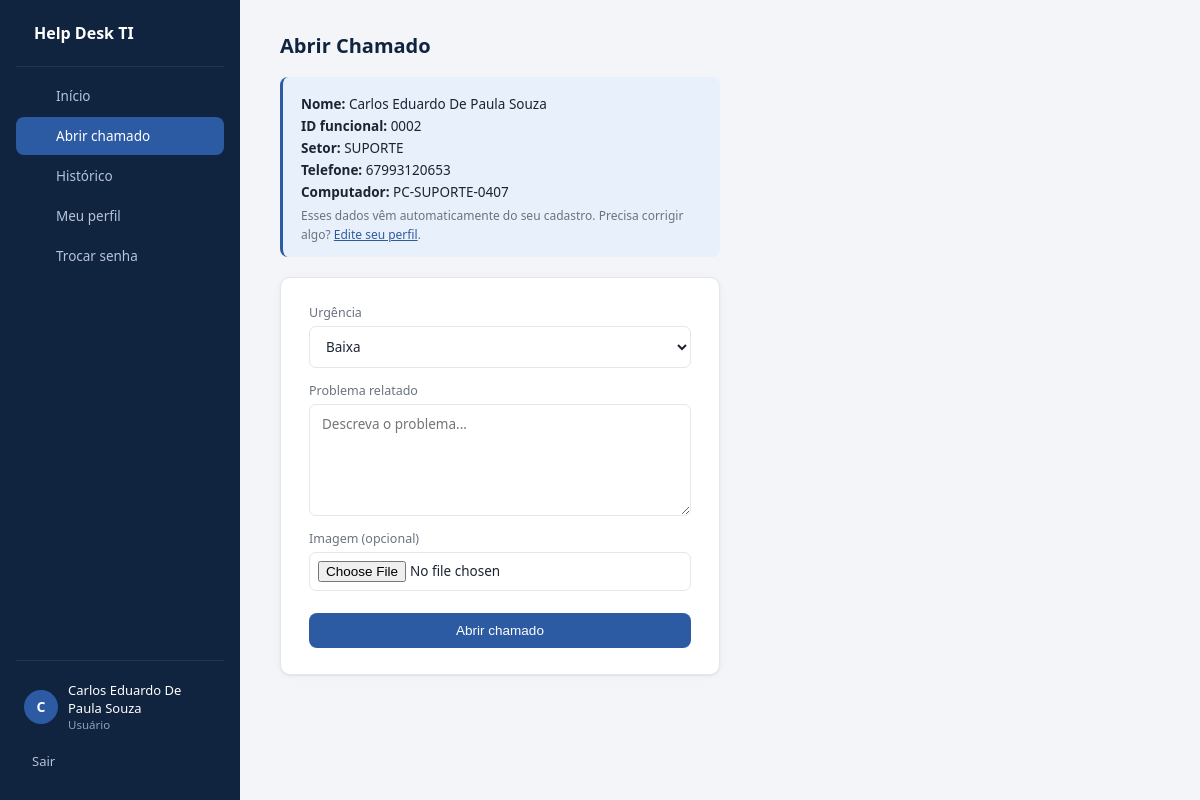
The page /chamados/novo (signed in) on the database its author committed.
### tables this page shows
CREATE TABLE usuarios (
            id INTEGER PRIMARY KEY AUTOINCREMENT,
            nome TEXT NOT NULL,
            id_funcional TEXT NOT NULL UNIQUE,
            computador TEXT,
            setor TEXT NOT NULL,
            senha_hash TEXT NOT NULL,
            senha_provisoria INTEGER NOT NULL DEFAULT 1,
            telefone TEXT,
            login_rede TEXT NOT NULL UNIQUE,
            is_admin INTEGER NOT NULL DEFAULT 0
        );

### app.py (the view, shortened to what this page needs)
@app.route("/chamados/novo", methods=["GET", "POST"])
@login_requerido
def novo_chamado():
    conn = get_conn()
    usuario = conn.execute(
        "SELECT * FROM usuarios WHERE id = ?", (session["usuario_id"],)
    ).fetchone()
    conn.close()
    return render_template("form_chamado.html", usuario=usuario)

### app.py (called while the page is built)
def get_conn():
    conn = sqlite3.connect(DB_PATH)
    conn.row_factory = sqlite3.Row
    return conn

def login_requerido(f):
    @wraps(f)
    def wrapper(*args, **kwargs):
        if "usuario_id" not in session:
            flash("Faça login para continuar.")
            return redirect(url_for("login"))
        conn = get_conn()
        usuario_existe = conn.execute(
            "SELECT 1 FROM usuarios WHERE id = ?", (session["usuario_id"],)
        ).fetchone()
        conn.close()
        if usuario_existe is None:
            session.clear()
            flash("Sua sessão expirou ou o usuário não existe mais. Faça login novamente.")
            return redirect(url_for("login"))
        return f(*args, **kwargs)
    return wrapper

### templates/form_chamado.html (shortened to what this page needs)
{% extends "base.html" %}
{% block content %}
    <h2>Abrir Chamado</h2>
    <div class="dados-auto">
        <p><strong>Nome:</strong> {{ usuario['nome'] }}</p>
        <p><strong>ID funcional:</strong> {{ usuario['id_funcional'] }}</p>
        <p><strong>Setor:</strong> {{ usuario['setor'] }}</p>
        <p><strong>Telefone:</strong> {{ usuario['telefone'] }}</p>
        <p><strong>Computador:</strong> {{ usuario['computador'] }}</p>
        <small>Esses dados vêm automaticamente do seu cadastro. Precisa corrigir algo? <a href="{{ url_for('perfil') }}">Edite seu perfil</a>.</small>
    </div>
    <form method="POST" enctype="multipart/form-data">
        <label>Urgência</label>
        <select name="urgencia" required>
            <option value="Baixa">Baixa</option>
        </select>
        <label>Problema relatado</label>
        <textarea name="problema" rows="5" required placeholder="Descreva o problema..."></textarea>
        <label>Imagem (opcional)</label>
        <input type="file" name="imagem" accept="image/*">
        <button type="submit">Abrir chamado</button>
    </form>
{% endblock %}

### templates/base.html (shortened to what this page needs)
<!DOCTYPE html>
<html lang="pt-br">
<head>
    <link rel="stylesheet" href="{{ url_for('static', filename='style.css') }}">
    <link rel="stylesheet" href="https://cdnjs.cloudflare.com/ajax/libs/tabler-icons/2.44.0/iconfont/tabler-icons.min.css">
</head>
<body>
    {% if session.get('usuario_id') %}
    <div class="layout">
        <aside class="sidebar">
            <div class="marca">
                <span>Help Desk TI</span>
            </div>
            <nav>
                <a href="{{ url_for('dashboard') }}" class="{{ 'ativo' if request.endpoint == 'dashboard' }}">Início</a>
                <a href="{{ url_for('novo_chamado') }}" class="{{ 'ativo' if request.endpoint == 'novo_chamado' }}">Abrir chamado</a>
                <a href="{{ url_for('historico') }}" class="{{ 'ativo' if request.endpoint == 'historico' }}">Histórico</a>
                <a href="{{ url_for('perfil') }}" class="{{ 'ativo' if request.endpoint == 'perfil' }}">Meu perfil</a>
                <a href="{{ url_for('trocar_senha') }}" class="{{ 'ativo' if request.endpoint == 'trocar_senha' }}">Trocar senha</a>
            </nav>
            <div class="sidebar-rodape">
                <div class="usuario-card">
                    <div class="avatar">{{ session.get('nome', '?')[0]|upper }}</div>
                    <div>
                        <div class="usuario-nome">{{ session.get('nome') }}</div>
                        <div class="usuario-papel">{{ 'Administrador' if session.get('is_admin') else 'Usuário' }}</div>
                    </div>
                </div>
                <a href="{{ url_for('logout') }}" class="sair">Sair</a>
            </div>
        </aside>
        <main>
            {% block content %}{% endblock %}
        </main>
    </div>
    {% else %}
        {% block content_bare %}{% endblock %}
    {% endif %}
</body>
</html>

### static/style.css (style rules this page uses)
* { box-sizing: border-box; margin: 0; padding: 0; }
:root { --azul-900: #10233f; --azul-800: #16305a; --azul-600: #2d5ba3; --azul-100: #e8f0fc; --fundo: #f3f5f9; --texto: #1c2433; --texto-suave: #6b7280; --borda: #e3e6ec; --branco: #ffffff; --verde: #1a9e6b; --verde-bg: #e5f7ef; --laranja: #d97a1f; --laranja-bg: #fdf0e2; --cinza-bg: #eef0f3; --cinza-texto: #5b6270; --vermelho: #c94141; --raio: 10px; --sombra: 0 1px 2px rgba(16, 35, 63, 0.06), 0 1px 8px rgba(16, 35, 63, 0.04); }
body { font-family: 'Segoe UI', Arial, Helvetica, sans-serif; background: var(--fundo); color: var(--texto); font-size: 14px; }
.layout { display: flex; min-height: 100vh; }
.sidebar { width: 240px; background: var(--azul-900); color: #cfd9ea; display: flex; flex-direction: column; padding: 22px 16px; flex-shrink: 0; }
.marca { display: flex; align-items: center; gap: 10px; color: white; font-size: 16px; font-weight: 600; padding: 0 8px 22px; margin-bottom: 10px; border-bottom: 1px solid rgba(255,255,255,0.08); }
.sidebar nav { display: flex; flex-direction: column; gap: 2px; flex: 1; }
.sidebar nav a { display: flex; align-items: center; gap: 10px; color: #b7c3d9; text-decoration: none; padding: 10px 12px; border-radius: 8px; font-size: 13.5px; transition: background 0.15s, color 0.15s; }
.sidebar nav a.ativo { background: var(--azul-600); color: white; font-weight: 500; }
.sidebar-rodape { border-top: 1px solid rgba(255,255,255,0.08); padding-top: 16px; margin-top: 16px; }
.usuario-card { display: flex; align-items: center; gap: 10px; padding: 4px 8px 12px; }
.avatar { width: 34px; height: 34px; background: var(--azul-600); color: white; border-radius: 50%; display: flex; align-items: center; justify-content: center; font-weight: 600; font-size: 14px; flex-shrink: 0; }
.usuario-nome { color: white; font-size: 13px; font-weight: 500; }
.usuario-papel { color: #8fa0bc; font-size: 11.5px; }
.sair { display: flex; align-items: center; gap: 8px; color: #b7c3d9; text-decoration: none; padding: 8px; font-size: 13px; border-radius: 8px; }
main { flex: 1; padding: 32px 40px; max-width: 1100px; }
h2 { font-size: 20px; font-weight: 600; margin-bottom: 18px; color: var(--azul-900); }
.botao, button, .botao-pequeno { background: var(--azul-600); color: white; border: none; padding: 10px 18px; border-radius: 8px; text-decoration: none; cursor: pointer; font-size: 13.5px; font-weight: 500; display: inline-flex; align-items: center; gap: 6px; transition: background 0.15s; }
form { background: var(--branco); padding: 26px 28px; border-radius: var(--raio); box-shadow: var(--sombra); border: 1px solid var(--borda); display: flex; flex-direction: column; max-width: 440px; }
label { margin-top: 14px; font-size: 12.5px; color: var(--texto-suave); font-weight: 500; }
label:first-of-type { margin-top: 0; }
input, select, textarea { padding: 10px 12px; margin-top: 5px; border: 1px solid var(--borda); border-radius: 7px; font-size: 13.5px; font-family: inherit; background: var(--branco); color: var(--texto); }
input[type="file"] { padding: 8px; }
form button { margin-top: 22px; justify-content: center; }
.dados-auto { background: var(--azul-100); border-left: 3px solid var(--azul-600); padding: 14px 18px; border-radius: 8px; max-width: 440px; margin-bottom: 20px; }
.dados-auto p { margin: 4px 0; font-size: 13.5px; }
.dados-auto small { color: var(--texto-suave); font-size: 12px; }
.dados-auto small a { color: var(--azul-600); }

### rows shown on the page
usuarios: get "Carlos Eduardo De Paula Souza", nome "Carlos Eduardo De Paula Souza", id_funcional "0002", setor "SUPORTE", telefone "67993120653", computador "PC-SUPORTE-0407"

### other values the page prints
{{ session.get('nome', '?')[0]|upper }} "C"
{{ 'Administrador' if session.get('is_admin') else 'Usuário' }} "Usuário"
